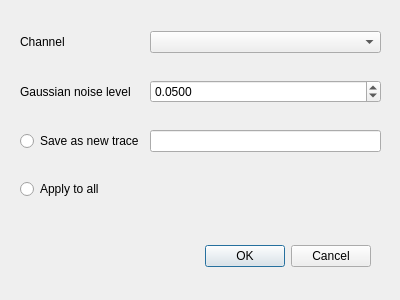
<?xml version="1.0" encoding="UTF-8"?>
<ui version="4.0">
 <class>Dialog</class>
 <widget class="QDialog" name="Dialog">
  <property name="geometry">
   <rect>
    <x>0</x>
    <y>0</y>
    <width>400</width>
    <height>300</height>
   </rect>
  </property>
  <property name="windowTitle">
   <string>Gaussian noise</string>
  </property>
  <widget class="QDialogButtonBox" name="buttonBox">
   <property name="geometry">
    <rect>
     <x>30</x>
     <y>240</y>
     <width>341</width>
     <height>32</height>
    </rect>
   </property>
   <property name="orientation">
    <enum>Qt::Horizontal</enum>
   </property>
   <property name="standardButtons">
    <set>QDialogButtonBox::Cancel|QDialogButtonBox::Ok</set>
   </property>
  </widget>
  <widget class="QWidget" name="gridLayoutWidget">
   <property name="geometry">
    <rect>
     <x>20</x>
     <y>10</y>
     <width>361</width>
     <height>211</height>
    </rect>
   </property>
   <layout class="QGridLayout" name="gridLayout">
    <item row="0" column="0">
     <widget class="QLabel" name="label">
      <property name="text">
       <string>Channel</string>
      </property>
     </widget>
    </item>
    <item row="1" column="1">
     <widget class="QDoubleSpinBox" name="doubleSpinBox">
      <property name="decimals">
       <number>4</number>
      </property>
      <property name="value">
       <double>0.050000000000000</double>
      </property>
     </widget>
    </item>
    <item row="2" column="1">
     <widget class="QLineEdit" name="lineEdit"/>
    </item>
    <item row="2" column="0">
     <widget class="QRadioButton" name="radioButton_2">
      <property name="text">
       <string>Save as new trace</string>
      </property>
     </widget>
    </item>
    <item row="1" column="0">
     <widget class="QLabel" name="label_2">
      <property name="text">
       <string>Gaussian noise level</string>
      </property>
     </widget>
    </item>
    <item row="0" column="1">
     <widget class="QComboBox" name="comboBox"/>
    </item>
    <item row="3" column="0">
     <widget class="QRadioButton" name="radioButton">
      <property name="text">
       <string>Apply to all</string>
      </property>
     </widget>
    </item>
   </layout>
  </widget>
 </widget>
 <resources/>
 <connections>
  <connection>
   <sender>buttonBox</sender>
   <signal>accepted()</signal>
   <receiver>Dialog</receiver>
   <slot>accept()</slot>
   <hints>
    <hint type="sourcelabel">
     <x>248</x>
     <y>254</y>
    </hint>
    <hint type="destinationlabel">
     <x>157</x>
     <y>274</y>
    </hint>
   </hints>
  </connection>
  <connection>
   <sender>buttonBox</sender>
   <signal>rejected()</signal>
   <receiver>Dialog</receiver>
   <slot>reject()</slot>
   <hints>
    <hint type="sourcelabel">
     <x>316</x>
     <y>260</y>
    </hint>
    <hint type="destinationlabel">
     <x>286</x>
     <y>274</y>
    </hint>
   </hints>
  </connection>
 </connections>
</ui>
